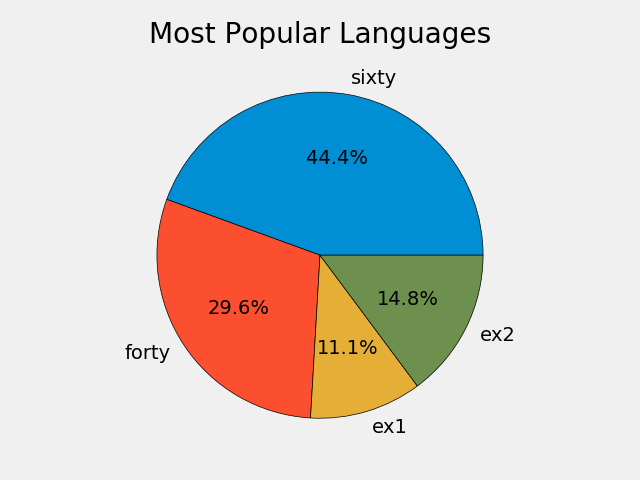

Write Python code to recreate this figure.
from matplotlib import pyplot as plt

plt.style.use('fivethirtyeight')

slices = [120, 80, 30, 40]
labels = ['sixty', 'forty', 'ex1', 'ex2']
# colors = ['blue', 'red', 'yellow', 'green']
colors = ['#008fd5', '#fc4f30', '#e5ae37', '#6d904f']
plt.pie(slices, labels=labels, colors=colors, autopct = '%1.1f%%', wedgeprops = {'edgecolor' : 'black'})
# plt.pie(slices, labels=labels, wedgeprops = {'edgecolor' : 'black'})
plt.title('Most Popular Languages')
plt.tight_layout()
plt.savefig('pie.png')
plt.show()

# Colors:
# Blue = #008fd5
# Red = #fc4f30
# Yellow = #e5ae37
# Green = #6d904f
